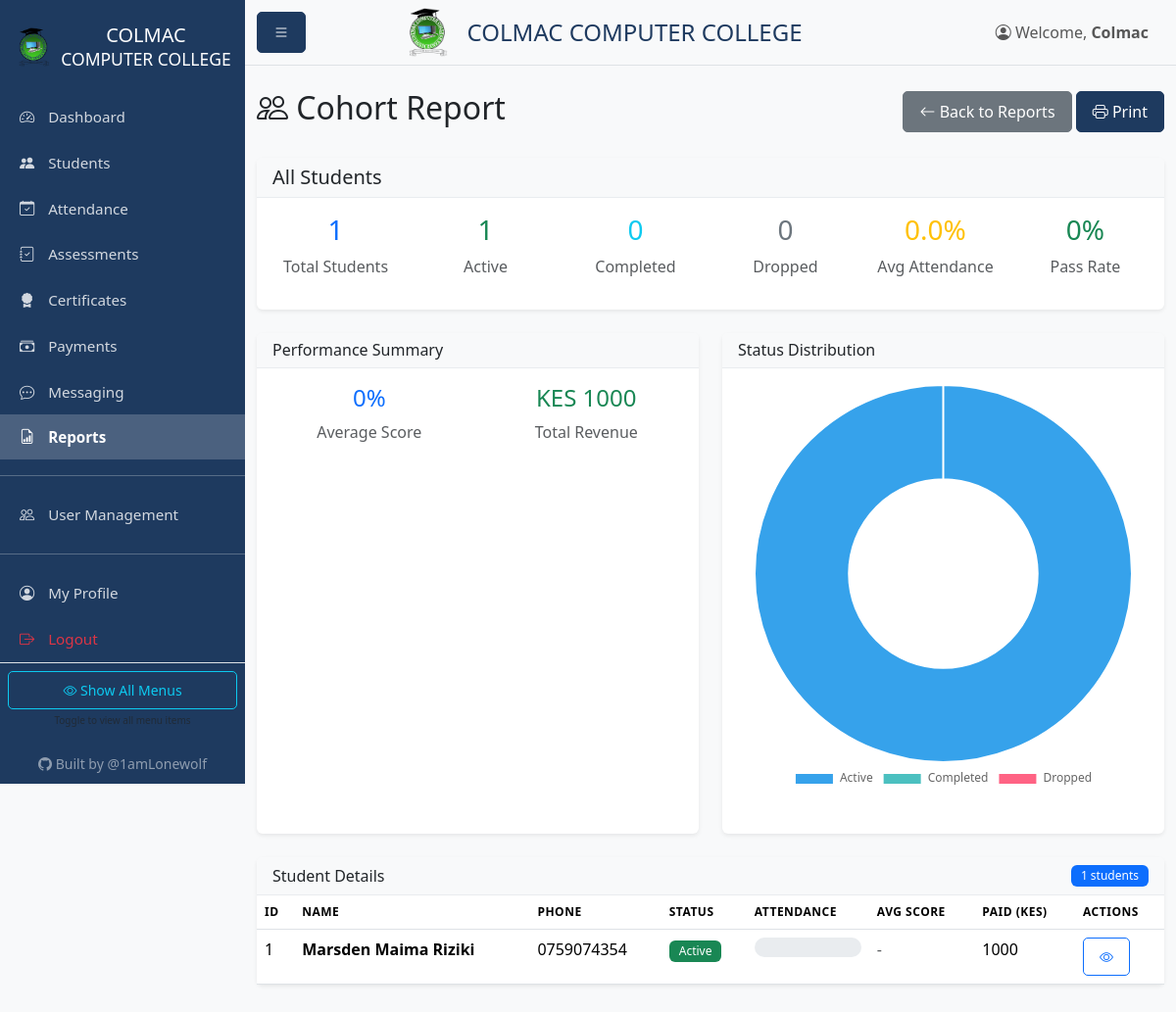
/reports/cohort (signed in), run on the app's committed database.
### models.py (models this page shows, shortened)
class User(UserMixin, db.Model):
    id = db.Column(db.Integer, primary_key=True)
    username = db.Column(db.String(80), unique=True, nullable=False)
    password_hash = db.Column(db.String(256), nullable=False)
    role = db.Column(db.String(20), default='instructor')  # admin, instructor, receptionist
    is_active = db.Column(db.Boolean, default=True)
    created_at = db.Column(db.DateTime, default=datetime.utcnow)
    created_by = db.Column(db.Integer, db.ForeignKey('user.id'))
    custom_permissions = db.Column(db.Text, default='{}')
    @property
    def is_admin(self):
        return self.role == 'admin'
    @property
    def is_instructor(self):
        return self.role in ['admin', 'instructor']
    @property
    def is_receptionist(self):
        return self.role in ['admin', 'receptionist']
    def get_permissions(self):
        import json
        try:
            return json.loads(self.custom_permissions or '{}')
        except:
            return {}
    def has_permission(self, key):
        perms = self.get_permissions()
        return perms.get(key, False)

class Student(db.Model):
    id = db.Column(db.Integer, primary_key=True)
    name = db.Column(db.String(100), nullable=False)
    phone = db.Column(db.String(20))
    email = db.Column(db.String(120))
    id_number = db.Column(db.String(50))  # National ID or student ID
    gender = db.Column(db.String(10))
    enrollment_date = db.Column(db.DateTime, default=datetime.utcnow)
    cohort = db.Column(db.String(50))  # e.g., "Jan-Mar 2026"
    status = db.Column(db.String(20), default='active')  # active, completed, dropped
    created_at = db.Column(db.DateTime, default=datetime.utcnow)
    updated_at = db.Column(db.DateTime, default=datetime.utcnow, onupdate=datetime.utcnow)
    attendances = db.relationship('Attendance', backref='student', lazy=True, cascade='all, delete-orphan')
    assessments = db.relationship('Assessment', backref='student', lazy=True, cascade='all, delete-orphan')
    certificates = db.relationship('Certificate', backref='student', lazy=True, cascade='all, delete-orphan')
    payments = db.relationship('Payment', backref='student', lazy=True, cascade='all, delete-orphan')
    @property
    def total_paid(self):
        return sum(p.amount for p in self.payments)
    @property
    def attendance_rate(self):
        if not self.attendances:
            return 0
        present = sum(1 for a in self.attendances if a.present)
        return round((present / len(self.attendances)) * 100, 1)
    @property
    def average_score(self):
        if not self.assessments:
            return 0
        scores = [a.score for a in self.assessments if a.score]
        return round(sum(scores) / len(scores), 1) if scores else 0

### blueprints/reports.py (the view)
@reports_bp.route('/cohort')
@login_required
def cohort():
    from reports import generate_cohort_report
    cohort = request.args.get('cohort', '')
    report_data = generate_cohort_report(cohort)
    cohorts = db.session.query(Student.cohort).distinct().filter(Student.cohort != None).all()
    cohorts = [c[0] for c in cohorts if c[0]]
    return render_template('reports/cohort.html', report=report_data, cohorts=cohorts, selected_cohort=cohort)

### templates/reports/cohort.html (shortened to what this page needs)
{% extends "base.html" %}
{% block content %}
<div class="d-flex justify-content-between align-items-center mb-4">
    <h2><i class="bi bi-people"></i> Cohort Report</h2>
    <div>
        <a href="{{ url_for('reports.index') }}" class="btn btn-secondary">
            <i class="bi bi-arrow-left"></i> Back to Reports
        </a>
        <button onclick="window.print()" class="btn btn-primary">
            <i class="bi bi-printer"></i> Print
        </button>
    </div>
</div>
<div class="card mb-4">
    <div class="card-header bg-light">
        <h5 class="mb-0">{{ report.cohort }}</h5>
    </div>
    <div class="card-body">
        <div class="row text-center">
            <div class="col-md-2">
                <h3 class="text-primary">{{ report.total_students }}</h3>
                <p class="text-muted">Total Students</p>
            </div>
            <div class="col-md-2">
                <h3 class="text-success">{{ report.active }}</h3>
                <p class="text-muted">Active</p>
            </div>
            <div class="col-md-2">
                <h3 class="text-info">{{ report.completed }}</h3>
                <p class="text-muted">Completed</p>
            </div>
            <div class="col-md-2">
                <h3 class="text-secondary">{{ report.dropped }}</h3>
                <p class="text-muted">Dropped</p>
            </div>
            <div class="col-md-2">
                <h3 class="text-warning">{{ report.attendance_rate }}%</h3>
                <p class="text-muted">Avg Attendance</p>
            </div>
            <div class="col-md-2">
                <h3 class="text-success">{{ report.pass_rate }}%</h3>
                <p class="text-muted">Pass Rate</p>
            </div>
        </div>
    </div>
</div>
<div class="row g-4 mb-4">
    <div class="col-md-6">
        <div class="card h-100">
            <div class="card-header bg-light">
                <h6 class="mb-0">Performance Summary</h6>
            </div>
            <div class="card-body">
                <div class="row text-center">
                    <div class="col-6">
                        <h4 class="text-primary">{{ report.average_score }}%</h4>
                        <p class="text-muted">Average Score</p>
                    </div>
                    <div class="col-6">
                        <h4 class="text-success">KES {{ report.revenue|int }}</h4>
                        <p class="text-muted">Total Revenue</p>
                    </div>
                </div>
            </div>
        </div>
    </div>
    <div class="col-md-6">
        <div class="card h-100">
            <div class="card-header bg-light">
                <h6 class="mb-0">Status Distribution</h6>
            </div>
            <div class="card-body">
                <canvas id="statusChart"></canvas>
            </div>
        </div>
    </div>
</div>
<div class="card">
    <div class="card-header bg-light d-flex justify-content-between align-items-center">
        <h6 class="mb-0">Student Details</h6>
        <span class="badge bg-primary">{{ report.students|length }} students</span>
    </div>
    <div class="card-body p-0">
        <div class="table-responsive">
            <table class="table table-hover mb-0">
                <thead class="bg-light">
                    <tr>
                        <th>ID</th>
                        <th>Name</th>
                        <th>Phone</th>
                        <th>Status</th>
                        <th>Attendance</th>
                        <th>Avg Score</th>
                        <th>Paid (KES)</th>
                        <th>Actions</th>
                    </tr>
                </thead>
                <tbody>
                    {% for student in report.students %}
                    <tr>
                        <td>{{ student.id }}</td>
                        <td><strong>{{ student.name }}</strong></td>
                        <td>{{ student.phone or '-' }}</td>
                        <td>
                            {% if student.status == 'active' %}
                                <span class="badge bg-success">Active</span>
                            {% elif student.status == 'completed' %}
                                <span class="badge bg-primary">Completed</span>
                            {% else %}
                                <span class="badge bg-secondary">Dropped</span>
                            {% endif %}
                        </td>
                        <td>
                            <div class="progress" style="height: 20px;">
                            </div>
                        </td>
                        <td>
                            {% if student.average_score > 0 %}
                                <span class="{% if student.average_score >= 50 %}text-success{% else %}text-danger{% endif %}">
                                    {{ student.average_score }}%
                                </span>
                            {% else %}
                                <span class="text-muted">-</span>
                            {% endif %}
                        </td>
                        <td>{{ student.total_paid|int }}</td>
                        <td>
                            <a href="{{ url_for('students.view', id=student.id) }}" class="btn btn-sm btn-outline-primary">
                                <i class="bi bi-eye"></i>
                            </a>
                        </td>
                    </tr>
                    {% else %}
                    <tr>
                        <td colspan="8" class="text-center text-muted py-4">
                            No students in this cohort
                        </td>
                    </tr>
                    {% endfor %}
                </tbody>
            </table>
        </div>
    </div>
</div>
{% endblock %}
{% block extra_js %}
<script>
// Status Distribution Chart
const statusCtx = document.getElementById('statusChart').getContext('2d');
new Chart(statusCtx, {
    type: 'doughnut',
    data: {
        labels: ['Active', 'Completed', 'Dropped'],
        datasets: [{
            data: [{{ report.active }}, {{ report.completed }}, {{ report.dropped }}],
            backgroundColor: [
                'rgb(54, 162, 235)',
                'rgb(75, 192, 192)',
                'rgb(255, 99, 132)'
            ]
        }]
    },
    options: {
        responsive: true,
        maintainAspectRatio: true,
        plugins: {
            legend: {
                position: 'bottom'
            }
        }
    }
});
</script>
{% endblock %}

### templates/base.html (shortened to what this page needs)
<!DOCTYPE html>
<html lang="en">
<head>
    <link href="https://cdn.jsdelivr.net/npm/bootstrap@5.3.2/dist/css/bootstrap.min.css" rel="stylesheet">
    <link href="https://cdn.jsdelivr.net/npm/bootstrap-icons@1.11.1/font/bootstrap-icons.css" rel="stylesheet">
    <link rel="stylesheet" href="{{ url_for('static', filename='css/style.css') }}">
</head>
<body>
    {% if current_user.is_authenticated %}
    <div class="d-flex" id="wrapper">
        <div class="sidebar" id="sidebar-wrapper">
            <div class="sidebar-heading text-center py-4">
                <div class="d-flex align-items-center justify-content-center gap-2">
                    <img src="{{ url_for('static', filename='colmac_logo.png') }}" alt="Logo" style="height: 40px;">
                    <h5 class="mb-0">COLMAC<br><small>COMPUTER COLLEGE</small></h5>
                </div>
            </div>
            <div class="list-group list-group-flush">
                <a href="{{ url_for('main.dashboard') }}" class="list-group-item list-group-item-action {% if request.endpoint == 'main.dashboard' %}active{% endif %}">
                    <i class="bi bi-speedometer2"></i> Dashboard
                </a>
                <a href="{{ url_for('students.index') }}" class="list-group-item list-group-item-action {% if 'student' in request.endpoint %}active{% endif %}">
                    <i class="bi bi-people-fill"></i> Students
                </a>
                {% if current_user.is_instructor or current_user.has_permission('can_access_attendance') %}
                <a href="{{ url_for('attendance.index') }}" class="list-group-item list-group-item-action restricted-menu {% if 'attendance' in request.endpoint %}active{% endif %}">
                    <i class="bi bi-calendar-check"></i> Attendance
                </a>
                <a href="{{ url_for('assessments.index') }}" class="list-group-item list-group-item-action restricted-menu {% if 'assessment' in request.endpoint %}active{% endif %}">
                    <i class="bi bi-journal-check"></i> Assessments
                </a>
                {% endif %}
                <a href="{{ url_for('certificates.index') }}" class="list-group-item list-group-item-action {% if 'certificate' in request.endpoint %}active{% endif %}">
                    <i class="bi bi-award-fill"></i> Certificates
                </a>
                {% if current_user.is_receptionist or current_user.has_permission('can_access_payments') %}
                <a href="{{ url_for('payments.index') }}" class="list-group-item list-group-item-action restricted-menu {% if 'payment' in request.endpoint %}active{% endif %}">
                    <i class="bi bi-cash-stack"></i> Payments
                </a>
                {% endif %}
                <a href="{{ url_for('messaging.index') }}" class="list-group-item list-group-item-action {% if 'messaging' in request.endpoint %}active{% endif %}">
                    <i class="bi bi-chat-dots"></i> Messaging
                </a>
                <a href="{{ url_for('reports.index') }}" class="list-group-item list-group-item-action {% if 'report' in request.endpoint %}active{% endif %}">
                    <i class="bi bi-file-earmark-bar-graph"></i> Reports
                </a>
                {% if current_user.is_admin or current_user.has_permission('can_access_users') %}
                <hr class="restricted-menu">
                <a href="{{ url_for('users.index') }}" class="list-group-item list-group-item-action restricted-menu {% if 'user' in request.endpoint %}active{% endif %}">
                    <i class="bi bi-people"></i> User Management
                </a>
                {% endif %}
                <hr>
                <a href="{{ url_for('users.profile') }}" class="list-group-item list-group-item-action">
                    <i class="bi bi-person-circle"></i> My Profile
                </a>
                <a href="{{ url_for('auth.logout') }}" class="list-group-item list-group-item-action text-danger">
                    <i class="bi bi-box-arrow-right"></i> Logout
                </a>
                <div class="text-center py-2 px-2 border-top">
                    <button class="btn btn-sm btn-outline-info w-100" id="togglePermissions"
                            title="Show/hide restricted menu items">
                        <i class="bi bi-eye"></i> <span id="toggleText">Show All Menus</span>
                    </button>
                    <small class="text-muted d-block mt-1" style="font-size: 10px;">
                    </small>
                </div>
                <div class="text-center py-3 px-2">
                    <a href="https://github.com/1amLonewolf" target="_blank" class="text-white-50 text-decoration-none small">
                        <i class="bi bi-github"></i> Built by @1amLonewolf
                    </a>
                </div>
            </div>
        </div>
        <div id="page-content-wrapper" class="w-100">
            <nav class="navbar navbar-expand-lg navbar-light bg-light border-bottom">
                <div class="container-fluid">
                    <button class="btn btn-primary" id="sidebarToggle">
                        <i class="bi bi-list"></i>
                    </button>
                    <div class="d-flex align-items-center mx-auto">
                        <img src="{{ url_for('static', filename='colmac_logo.png') }}" alt="Colmac Logo" style="height: 50px;" class="me-3">
                        <h4 class="mb-0" style="color: #1e3a5f;">COLMAC COMPUTER COLLEGE</h4>
                    </div>
                    <div class="ms-auto">
                        <span class="navbar-text me-3">
                            <i class="bi bi-person-circle"></i> Welcome, <strong>{{ current_user.username }}</strong>
                        </span>
                    </div>
                </div>
            </nav>
            <main class="container-fluid py-4">
                {% block content %}{% endblock %}
            </main>
        </div>
    </div>
    {% endif %}
    {% block extra_js %}{% endblock %}
</body>
</html>

### data on the page
User: username "Colmac"
Student: id "1", name "Marsden Maima Riziki", phone "0759074354", status "Active", total_paid "1000"

### other printed values
{{ report.cohort }} "All Students"
{{ report.total_students }} "1"
{{ report.active }} "1"
{{ report.completed }} "0"
{{ report.dropped }} "0"
{{ report.attendance_rate }} "0.0"
{{ report.pass_rate }} "0"
{{ report.average_score }} "0"
{{ report.revenue|int }} "1000"
{{ report.students|length }} "1"
chart data {{ report.completed }} 0
chart data {{ report.dropped }} 0
